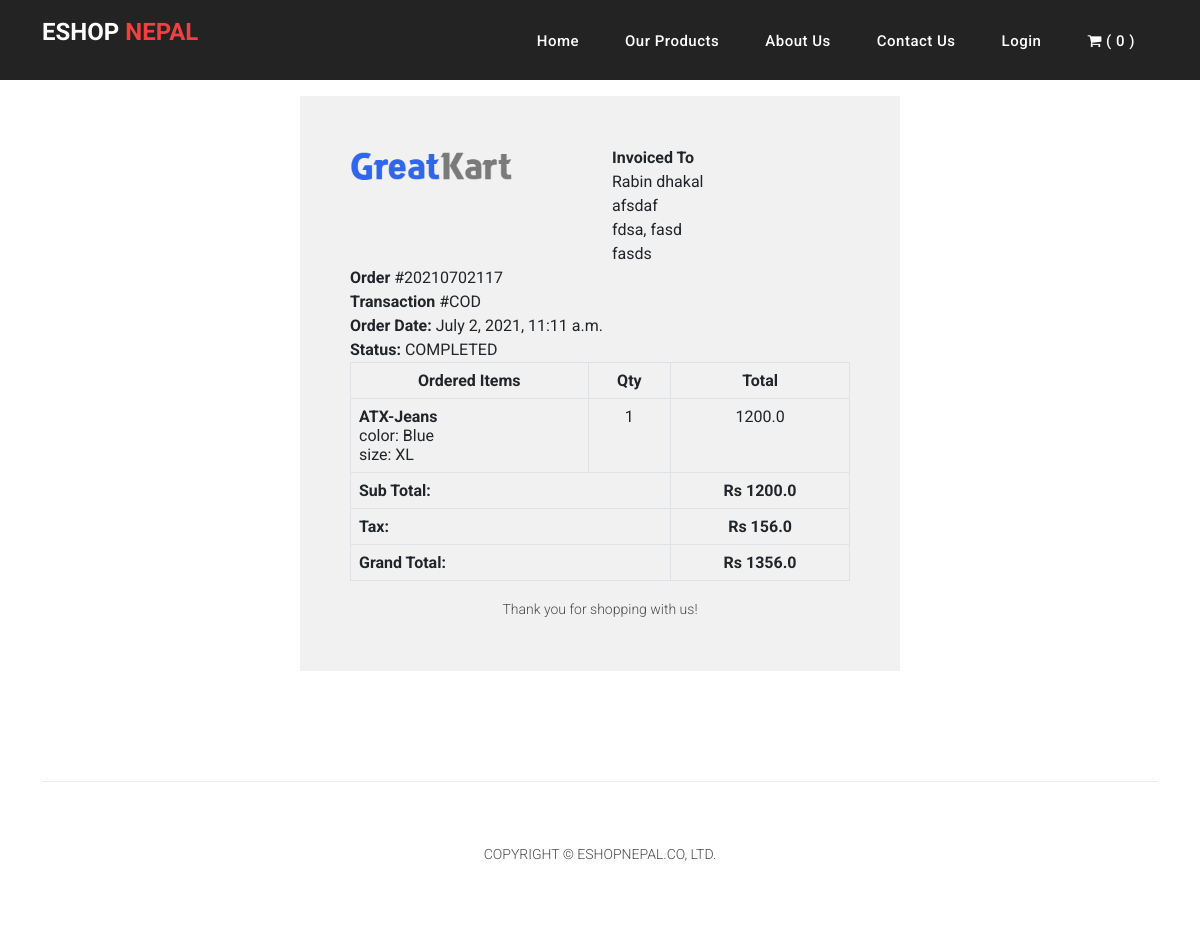
Screenshot of /account/order_details/20210702117/ with the database file from the repository.
### orders/models.py (models this page shows, shortened)
class Order(models.Model):
    status = (
        ('New','New'),
        ('Accepted','Accepted'),
        ('Completed','Completed'),
        ('Cancelled','Cancelled'),
    )
    user = models.ForeignKey(Account, on_delete=models.SET_NULL, null=True)
    payment = models.ForeignKey(Payment, on_delete=models.SET_NULL, null=True, blank=True)
    order_number = models.CharField(max_length=20)
    first_name = models.CharField(max_length=50)
    last_name = models.CharField(max_length=50)
    phone_number = models.CharField(max_length=15)
    email = models.CharField(max_length=50)
    address_line1 = models.CharField(max_length=50)
    address_line2 = models.CharField(max_length=50, blank=True)
    country = models.CharField(max_length=50)
    state = models.CharField(max_length=50)
    city = models.CharField(max_length=50)
    order_note = models.CharField(max_length=100, blank=True)
    order_total = models.FloatField()
    tax = models.FloatField()
    status = models.CharField(max_length=10, choices=status, default='New')
    ip = models.CharField(max_length=20,blank=True)
    is_ordered = models.BooleanField(default=False)
    created_date = models.DateTimeField(auto_now_add=True)
    updated_date = models.DateTimeField(auto_now=True)
    def full_name(self):
        return f'{self.first_name} {self.last_name}'
    def address(self):
        return f'{self.address_line1} {self.address_line2}'

class Payment(models.Model):
    user = models.ForeignKey(Account, on_delete=models.CASCADE)
    payment_id = models.CharField(max_length=100)
    payment_method = models.CharField(max_length=100)
    amount_paid = models.CharField(max_length=100)
    status = models.CharField(max_length=100)
    created_date = models.DateTimeField(auto_now_add=True)

class OrderItem(models.Model):
    order = models.ForeignKey(Order, on_delete=models.CASCADE)
    user = models.ForeignKey(Account, on_delete=models.CASCADE)
    payment = models.ForeignKey(Payment, on_delete=models.CASCADE, blank=True, null=True)
    product = models.ForeignKey(Product, on_delete=models.CASCADE)
    variation = models.ManyToManyField(Variation, blank=True)
    quantity = models.IntegerField()
    product_price = models.FloatField()
    ordered = models.BooleanField(default=False)
    created_date = models.DateTimeField(auto_now_add=True)
    updated_date = models.DateTimeField(auto_now=True)

### store/models.py (models this page shows, shortened)
class Product(models.Model):
    product_name = models.CharField(max_length=200, unique=True)
    slug = models.SlugField(max_length=200, unique=True)
    description = models.TextField(max_length=500, blank=True)
    price = models.IntegerField()
    images = models.ImageField(upload_to='photos/products')
    stock = models.IntegerField()
    is_available = models.BooleanField(default=True)
    category = models.ForeignKey(Category, on_delete=models.CASCADE)
    created_date = models.DateTimeField(auto_now_add=True)
    modified_date = models.DateTimeField(auto_now=True)

class Variation(models.Model):
    products = models.ForeignKey(Product, on_delete=models.CASCADE)
    variation_category = models.CharField(max_length=100, choices=variation_choices)
    variation_value = models.CharField(max_length=100)
    is_active = models.BooleanField(default=True)
    date_created = models.DateTimeField(auto_now=True)
    objects = VariationManager()

### accounts/views.py (the view)
# urls.py: path('order_details/<int:order_id>/', views.order_details, name='order_details')
def order_details(request, order_id):
    sub_total = 0
    order_details = OrderItem.objects.filter(order__order_number=order_id)
    for i in order_details:
        sub_total += i.product_price * i.quantity
    order = Order.objects.get(order_number=order_id)
    context = {
        'order_details':order_details,
        'order':order,
        'sub_total':sub_total,
    }
    return render(request,'accounts/order_details.html',context)

### cart/context_preprocessors.py (called while the page is built)
def counter(request):
    count =0
    if 'admin' in request.path:
        return {}
    else:
        try:
            cart = Cart.objects.filter(cart_id=_sessionId(request))
            if request.user.is_authenticated:
                cart_items = CartItem.objects.all().filter(user=request.user)
            else:
                cart_items = CartItem.objects.all().filter(cart=cart[:1])
            for i in cart_items:
                count += i.quantity
        except Cart.DoesNotExist:
            count = 0
    return dict(cart_count = count)

### cart/views.py (called while the page is built)
def _sessionId(request):
    cart = request.session.session_key
    if not cart:
        cart = request.session.create()
    return cart

### category/context_preprocessor.py (called while the page is built)
def main_link(request):
    links = Category.objects.all()
    return dict(links=links)

### templates/accounts/order_details.html
{% extends 'base.html' %}
{% load static %}
{% block body %}
<div class="container mt-3" id="cont">
    <div class="row invoice row-printable">
        <div class="col-md-12">
            <div class="panel panel-default plain" id="dash_0">
                <div class="panel-body p30">
                    <div class="row">
                        <div class="col-lg-6">
                            <div class="invoice-logo"><img src="{% static 'assets/images/logo.png' %}" alt="Invoice logo" style="max-height: 40px;"></div>
                        </div>
                        <div class="col-lg-6">
                            <div class="invoice-from">
                                <ul class="list-unstyled text-right">
                                    <li><strong>Invoiced To</strong></li>
                                    <li>{{order.full_name}}</li>
                                    <li>{{order.address}}</li>
                                    <li>{{order.city}}, {{order.state}}</li>
                                    <li>{{order.country}}</li>
                                </ul>
                            </div>
                        </div>
                        <div class="col-lg-12">
                            <div class="invoice-details mt25">
                                <div class="well">
                                    <ul class="list-unstyled mb0">
                                        <li><strong>Order</strong> #{{order.order_number}}</li>
                                        <li><strong>Transaction</strong> #{{order.payment.payment_id}}</li>
                                        <li><strong>Order Date:</strong> {{order.created_date}}</li>
                                        <li><strong>Status:</strong> {{order.payment.status}}</li>
                                    </ul>
                                </div>
                            </div>
                            <div class="invoice-items">
                                <div class="table-responsive" style="overflow: hidden; outline: none;" tabindex="0">
                                    <table class="table table-bordered">
                                        <thead>
                                            <tr>
                                                <th class="per70 text-center">Ordered Items</th>
                                                <th class="per5 text-center">Qty</th>
                                                <th class="per25 text-center">Total</th>
                                            </tr>
                                        </thead>
                                        <tbody>
                                            {% for i in order_details %}
                                            <tr>
                                                <td><b>{{i.product.product_name}}</b><br>
                                                {% if i.variation.all %}
                                                    {% for j in i.variation.all %}
                                                    {{j.variation_category}}: {{j.variation_value}}<br>
                                                {% endfor %}
                                                {% endif %}
                                                </td>
                                                <td class="text-center">{{i.quantity}}</td>
                                                <td class="text-center">{{i.product_price}}</td>
                                            </tr>
                                            {% endfor %}
                                        </tbody>
                                        <tfoot>
                                            <tr>
                                                <th colspan="2" class="text-right">Sub Total:</th>
                                                <th class="text-center">Rs {{sub_total}}</th>
                                            </tr>
                                            <tr>
                                                <th colspan="2" class="text-right">Tax:</th>
                                                <th class="text-center">Rs {{order.tax}}</th>
                                            </tr>
                                            <tr>
                                                <th colspan="2" class="text-right">Grand Total:</th>
                                                <th class="text-center">Rs {{order.order_total}}</th>
                                            </tr>
                                        </tfoot>
                                    </table>
                                </div>
                            </div>
                            <div class="invoice-footer mt25">
                                <p class="text-center">Thank you for shopping with us!</p>
                            </div>
                        </div>
                    </div>
                </div>
            </div>
        </div>
    </div>
    </div>
{% endblock body %}

### static/assets/css/style.css (style rules this page uses)
* { margin: 0; padding: 0; box-sizing: border-box; font-family: 'Roboto', sans-serif; }

### static/assets/css/eshop.css (style rules this page uses)
p { margin-bottom: 0px; font-size: 14px; font-weight: 300; color: #4a4a4a; line-height: 24px; }
ul { padding: 0; margin: 0; list-style: none; }
#cont { margin: 0 auto;width: 50%;padding: 50px;background: #f1f1f1;margin-top: 50px;margin-bottom: 50px; }

### rows the page displays
Order: full_name "Rabin dhakal", address "afsdaf", city "fdsa", state "fasd", country "fasds", order_number "20210702117", payment.payment_id "COD", created_date "July 2, 2021, 11:11 a.m.", payment.status "COMPLETED", tax "156.0", order_total "1356.0"
OrderItem: product.product_name "ATX-Jeans", quantity "1", product_price "1200.0"
Variation: variation_category "color", variation_value "Blue"
Variation: variation_category "size", variation_value "XL"

### other values shown
{{ cart_count }} "0"
{{ sub_total }} "1200.0"
